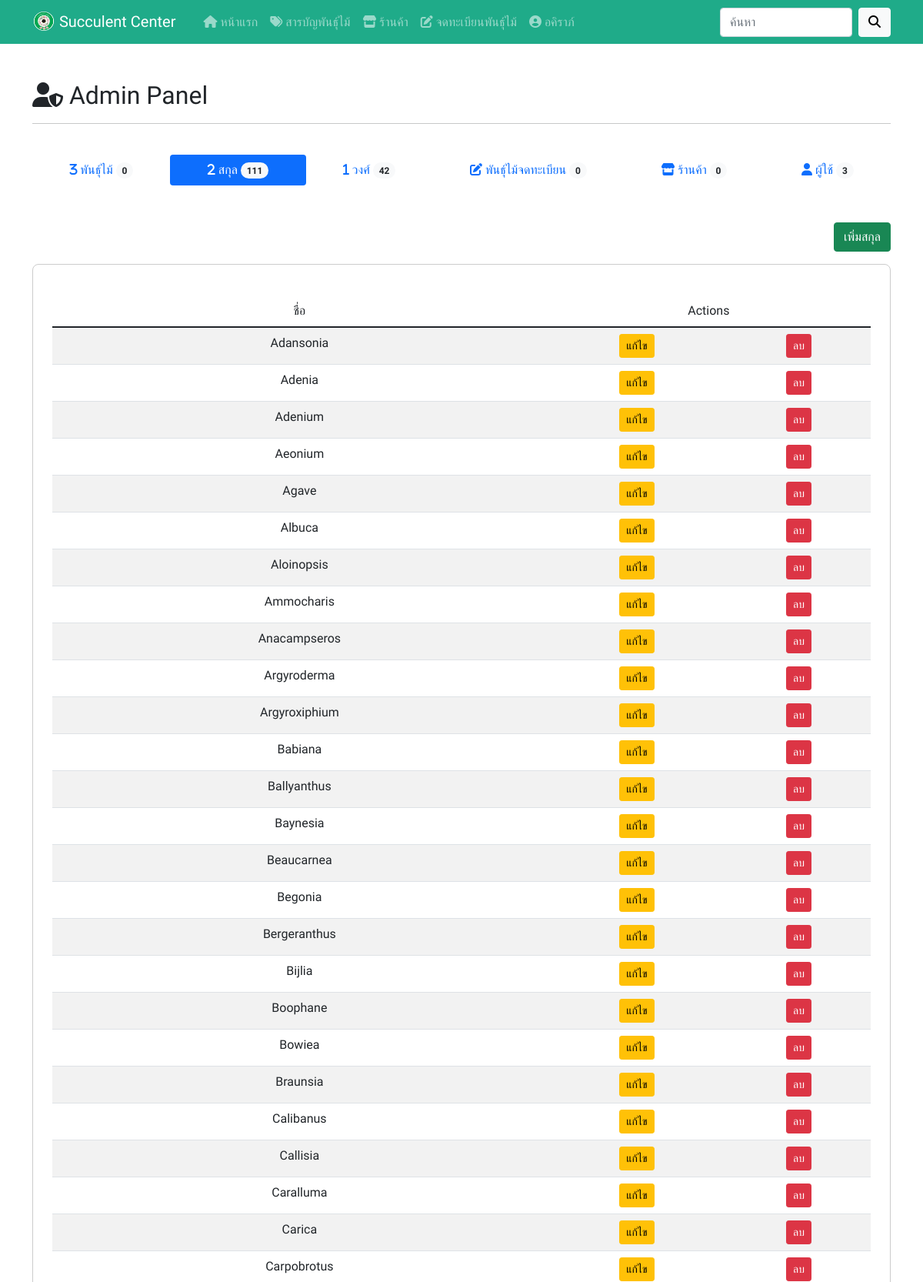
/admin.php?q=manageplantsgroup (signed in, upper part), run on the app's committed database.
### tables this page shows
CREATE TABLE `users` (
  `user_id` int NOT NULL COMMENT 'หมายเลขกำกับผู้ใช้',
  `user_fname` varchar(255) NOT NULL COMMENT 'ชื่อผู้ใช้',
  `user_lname` varchar(255) NOT NULL COMMENT 'นามสกุล',
  `user_idcard` varchar(255) NOT NULL COMMENT 'บัตรประชาชน',
  `user_email` varchar(255) NOT NULL COMMENT 'อีเมล',
  `user_pass` varchar(255) NOT NULL COMMENT 'รหัสผ่าน',
  `user_role` enum('admin','user') NOT NULL DEFAULT 'user' COMMENT 'สิทธิ์',
  `user_timestamp` timestamp NOT NULL DEFAULT CURRENT_TIMESTAMP COMMENT 'ประทับเวลาผู้ใช้'
);

CREATE TABLE `plantsgroup` (
  `plantsgroup_id` int NOT NULL COMMENT 'หมายเลขกำกับสกุล',
  `plantsgroup_name` varchar(255) NOT NULL COMMENT 'ชื่อสกุล',
  `plantsgroup_detail` text NOT NULL COMMENT 'รายละเอียด',
  `plantsgroup_type` text NOT NULL COMMENT 'ลักษณะทั่วไป',
  `plantsfamily_name` varchar(255) NOT NULL COMMENT 'ชื่อวงศ์',
  `plantsgroup_timestamp` timestamp NOT NULL DEFAULT CURRENT_TIMESTAMP COMMENT 'ประทับเวลาสกุล'
);

### components/admins/manageplantsgroup.php (the view, shortened to what this page needs)
<br><br>
<p class="text-end">
    <button class="btn btn-success" data-bs-toggle="modal" data-bs-target="#add">เพิ่มสกุล</button>
</p>
<div class="content">
    <table class="table table-striped table-hover table-responsive text-center">
        <thead>
            <tr>
                <td>ชื่อ</td>
                <td colspan="2">Actions</td>
            </tr>
        </thead>
        <tbody>
            <?php
            $stmt = $conn->query("SELECT * FROM plantsgroup ORDER BY plantsgroup_name ASC");
            $stmt->execute();
            $plantsgroups = $stmt->fetchAll();
            if (!$plantsgroups) {
                echo "<td colspan='2'>ไม่มีข้อมูล</td>";
            } else {
                foreach ($plantsgroups as $plantsgroup) {
            ?>
                    <tr>
                        <td><?= $plantsgroup['plantsgroup_name']; ?></td>
                        <td><a href="./admin.php?q=manageplantsgroup&id=<?= $plantsgroup['plantsgroup_id']; ?>" class="btn btn-sm btn-warning">แก้ไข</a></td>
                        <td><a data-id="<?= $plantsgroup['plantsgroup_id']; ?>" href="./plantsgroup_db.php?delete=<?= $plantsgroup['plantsgroup_id']; ?>" class="btn btn-sm btn-danger delete-btn">ลบ</a></td>
                    </tr>
            <?php
                }
            }
            ?>
        </tbody>
    </table>
</div>

### components/nav-bar.php (shortened to what this page needs)
<nav class="navbar navbar-expand-lg navbar-dark" style="background-color: #1FAB89;">
    <div class="container">
        <a class="navbar-brand" href="./index.php">
            <img src="./assets/images/logo.png" alt="" width="30" height="25" class="mb-1">
            Succulent Center
        </a>
        <div class="collapse navbar-collapse" id="navbarSupportedContent">
            <div class="container">
                <ul class="navbar-nav me-auto mb-2 mb-lg-0">
                    <li class="nav-item">
                        <a class="nav-link <?php if (basename($_SERVER["SCRIPT_FILENAME"], '.php') == 'index') {
                                                echo 'active';
                                            } ?>" aria-current="page" href="./index.php"><i class="fa-solid fa-house"></i> หน้าแรก</a>
                    </li>
                    <li class="nav-item">
                        <a class="nav-link <?php if (basename($_SERVER["SCRIPT_FILENAME"], '.php') == 'category') {
                                                echo 'active';
                                            } ?>" href="./category.php?q=plantsfamily"><i class="fa-solid fa-tags"></i> สารบัญพันธุ์ไม้</a>
                    </li>
                    <li class="nav-item">
                        <a class="nav-link <?php if (basename($_SERVER["SCRIPT_FILENAME"], '.php') == 'shop') {
                                                echo 'active';
                                            } ?>" href="./shop.php"><i class="fa-solid fa-store"></i> ร้านค้า</a>
                    </li>
                    <li class="nav-item">
                        <a class="nav-link <?php if (basename($_SERVER["SCRIPT_FILENAME"], '.php') == 'form') {
                                                echo 'active';
                                            } ?>" href="./form.php"><i class="fa-solid fa-pen-to-square"></i> จดทะเบียนพันธุ์ไม้</a>
                    </li>
                    <?php if (isset($_SESSION['user'])) { ?>
                        <?php
                        $id = $_SESSION['user'];
                        $stmt = $conn->query("SELECT * FROM users WHERE user_id = $id");
                        $stmt->execute();
                        $user = $stmt->fetch();
                        ?>
                        <li class="nav-item dropdown">
                            <a class="nav-link <?php if (basename($_SERVER["SCRIPT_FILENAME"], '.php') == 'settings') {
                                                    echo 'active';
                                                } ?>" href="#" id="navbarDropdown" role="button" data-bs-toggle="dropdown" aria-expanded="false">
                                <i class="fa-solid fa-circle-user"></i> <?= $user['user_fname']; ?>
                            </a>
                        </li>
                    <?php } ?>
                </ul>
            </div>
            <form class="d-flex" method="get" action="search.php">
                <input class="form-control me-2" name="keyword" type="search" placeholder="ค้นหา" aria-label="Search" required>
                <button class="btn btn-light" name="search" type="submit"><i class="fa-solid fa-magnifying-glass"></i></button>
            </form>
        </div>
    </div>
</nav>

### components/head.php (style rules this page uses)
body { font-family: 'Kanit', sans-serif; }
.content { border: solid 1px #ccc; padding: 40px 25px 40px 25px; border-radius: 8px; }

### data on the page
users: user_fname "อคิราภ์"
plantsgroup: plantsgroup_name "Adansonia"
plantsgroup: plantsgroup_name "Adenia"
plantsgroup: plantsgroup_name "Adenium"
plantsgroup: plantsgroup_name "Aeonium"
plantsgroup: plantsgroup_name "Agave"
plantsgroup: plantsgroup_name "Albuca"
plantsgroup: plantsgroup_name "Aloinopsis"
plantsgroup: plantsgroup_name "Ammocharis"
plantsgroup: plantsgroup_name "Anacampseros"
plantsgroup: plantsgroup_name "Argyroderma"
plantsgroup: plantsgroup_name "Argyroxiphium"
plantsgroup: plantsgroup_name "Babiana"
plantsgroup: plantsgroup_name "Ballyanthus"
plantsgroup: plantsgroup_name "Baynesia"
plantsgroup: plantsgroup_name "Beaucarnea"
plantsgroup: plantsgroup_name "Begonia"
plantsgroup: plantsgroup_name "Bergeranthus"
plantsgroup: plantsgroup_name "Bijlia"
plantsgroup: plantsgroup_name "Boophane"
plantsgroup: plantsgroup_name "Bowiea"
plantsgroup: plantsgroup_name "Braunsia"
plantsgroup: plantsgroup_name "Calibanus"
plantsgroup: plantsgroup_name "Callisia"
plantsgroup: plantsgroup_name "Caralluma"
plantsgroup: plantsgroup_name "Carica"
plantsgroup: plantsgroup_name "Carpobrotus"

### other printed values
$nPlants "0"
$nPlantsgroup "111"
$nPlantsfamily "42"
$nPlantsform "0"
$nShop "0"
$nUsers "3"
